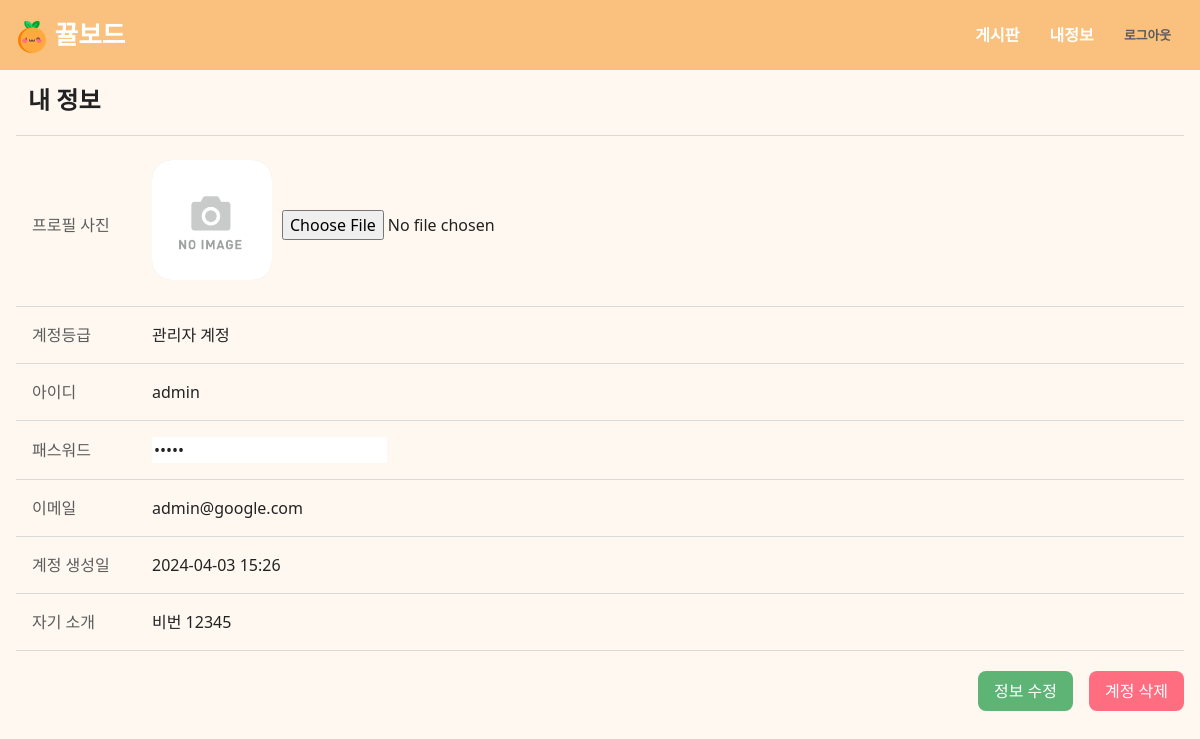
/acc/profile (signed in), run on the app's committed database.
### app/database.py (models this page shows, shortened)
class User(UserMixin, db.Model):
    user_id = db.Column(db.Integer, primary_key=True)
    username = db.Column(db.String, unique=True, nullable=False)
    password = db.Column(db.String)
    email = db.Column(db.String, unique=True)
    grade = db.Column(db.Integer, default=0)
    userpic = db.Column(db.String)
    comment = db.Column(db.String)
    created_at = db.Column(db.DateTime, default=datetime.now)
    posts = relationship('Post', back_populates='user', lazy='joined')
    comments = relationship('Comment', back_populates='user', lazy='joined')

### app/acc/routes.py (the view)
@acc_bp.route('/profile')
def profile():
    return render_template('acc/profile.html')

### app/__init__.py (called while the page is built)
def create_app():
    app = Flask(__name__, template_folder='../templates', static_folder='../static')
    CORS(app)
    app.secret_key = read_from_json('secret.json')["SECRETKEY"]
    loginManager = LoginManager()
    loginManager.init_app(app)
    @loginManager.user_loader
    def load_user(user_id):
        from .database import User
        return User.query.get(int(user_id))
    basedir = os.path.abspath(os.path.dirname(__file__))
    app.config['SQLALCHEMY_DATABASE_URI'] = \
        'sqlite:///' + os.path.join(basedir, 'database.db')
    db.init_app(app)
    app.register_blueprint(acc_bp)
    app.register_blueprint(board_bp)
    return app

### templates/acc/profile.html (shortened to what this page needs)
{% extends "layout.html" %}
{% block head %}
<link rel="stylesheet" type="text/css" href="{{ url_for('static', filename='css/custom.css') }}">
{% endblock %}
{% block content %}
<h3 class="customHeader">
    내 정보
</h3>
<div class="margin_bottom">
    <div class="custom_row">
        <div class="custom_row_key">프로필 사진</div>
        <div class="custom_row_value">
            <form class="horizontal" method="post" enctype="multipart/form-data">
                <div class="addImage" id="image-show">
                    {% if current_user.userpic %}
                    <img src="{{ url_for('static', filename=current_user.userpic) }}"
                        style="width: 100%; height: 100%; object-fit: cover;">
                    {% else %}
                    <img src="/static/noimage.png" style="width: 100%; height: 100%; object-fit: cover;">
                    {% endif %}
                </div>
                <input type="file" accept="image/*" onchange="loadFile(this)">
            </form>
        </div>
    </div>
    <div class="custom_row">
        <div class="custom_row_key">계정등급</div>
        <div class="custom_row_value">{% if current_user.grade %}관리자 계정{% else %}사용자 계정{% endif %}</div>
    </div>
    <div class="custom_row">
        <div class="custom_row_key">아이디</div>
        <div class="custom_row_value">{{ current_user.username }}</div>
    </div>
    <div class="custom_row">
        <div class="custom_row_key">패스워드</div>
        <div class="custom_row_value">
            <input type="password" class="custom_row_value changePass changeValueInput" value="*****">
        </div>
    </div>
    <div class="custom_row">
        <div class="custom_row_key">이메일</div>
        <div class="custom_row_value">{{ current_user.email }}</div>
    </div>
    <div class="custom_row">
        <div class="custom_row_key">계정 생성일</div>
        <div class="custom_row_value">{{ current_user.created_at.strftime("%Y-%m-%d %H:%M") }}</div>
    </div>
    <div class="custom_row">
        <div class="custom_row_key">자기 소개</div>
        <div class="custom_row_value changeValueText">{{ current_user.comment }}</div>
    </div>
</div>
<div class="button_area">
    <button type="button" class="buttonGreen margin_right " data-bs-toggle="modal" data-bs-target="#passwordModal"
        data-action="update">
        정보 수정
    </button>
    <button type="button" class="buttonDanger" data-bs-toggle="modal" data-bs-target="#passwordModal"
        data-action="delete">
        계정 삭제
    </button>
</div>
{% endblock %}

### data on the page
User: username "admin", email "admin@google.com", created_at "2024-04-03 15:26", comment "비번 12345"
